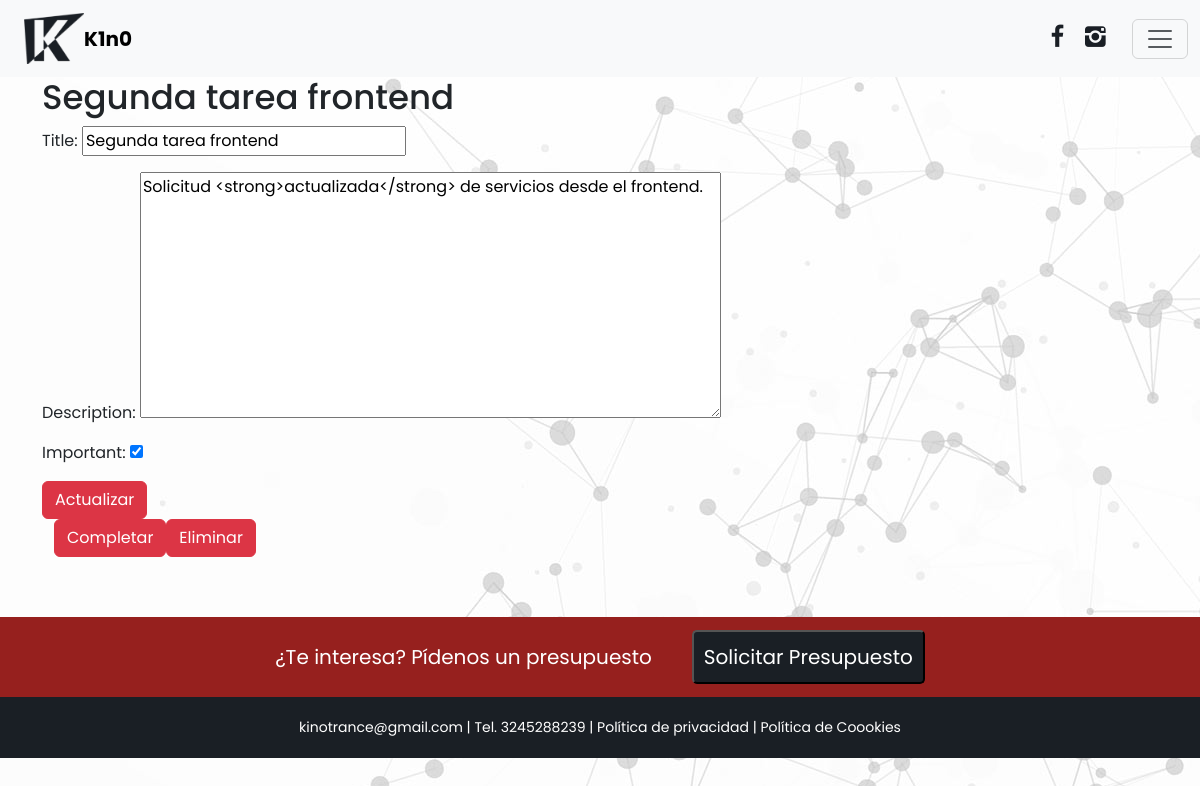
The page /mis-servicios/servicio/5 (signed in) on the database its author committed.
### services/models.py (models this page shows, shortened)
class Servicio(models.Model):
    title = models.CharField(max_length=200)
    description = models.TextField(blank=True)
    created = models.DateTimeField(auto_now_add=True)
    datecompleted = models.DateTimeField(null=True, blank=True)
    important = models.BooleanField(default=False)
    user = models.ForeignKey(User, on_delete=models.CASCADE)

### services/views.py (the view, shortened to what this page needs)
# urls.py: path('mis-servicios/servicio/<int:servicio_id>', views.servicio_detalle, name="servicio_detalle"),
@login_required
def servicio_detalle(request, servicio_id):
    if request.method == 'GET':
        servicio = get_object_or_404(Servicio, pk=servicio_id, user=request.user)
        form = ServicioForm(instance=servicio)
        return render(request, 'myservicio-detalle.html', {'servicio': servicio, 'form': form})

### services/forms.py
class ServicioForm(ModelForm):
    class Meta:
        model = Servicio
        fields = ['title', 'description', 'important']

### services/templates/myservicio-detalle.html (shortened to what this page needs)
{% extends 'base.html' %}
{% block content %}
<div class="container">
    <h1>{{servicio.title}}</h1>
    <form method="POST" class="form">
        {{form.as_p}}
        <button class="btn btn-danger">
            Actualizar
        </button>
    </form>
    <div class="container d-flex">
        <form action="{% url 'complete_servicio' servicio.id %}" method="POST" class="form">
            <button class="btn btn-danger">
                Completar
            </button>
        </form>
        <form action="{% url 'complete_servicio' servicio.id %}" method="POST" class="form">
            <button class="btn btn-danger">
                Eliminar
            </button>
        </form>
    </div>
</div>
{% endblock %}

### services/static/css/estilos.css (style rules this page uses)
body { width: 100%; margin: 0px; padding: 0px; font-family: "Poppins", sans-serif; background-image: url("/img/fondo.jpg"); background-repeat: no-repeat; background-attachment: fixed; }
h1 { font-size: 34px; }

### rows shown on the page
Servicio: title "Segunda tarea frontend", description "Solicitud <strong>actualizada</strong> de servicios desde el frontend.", important "☑"
